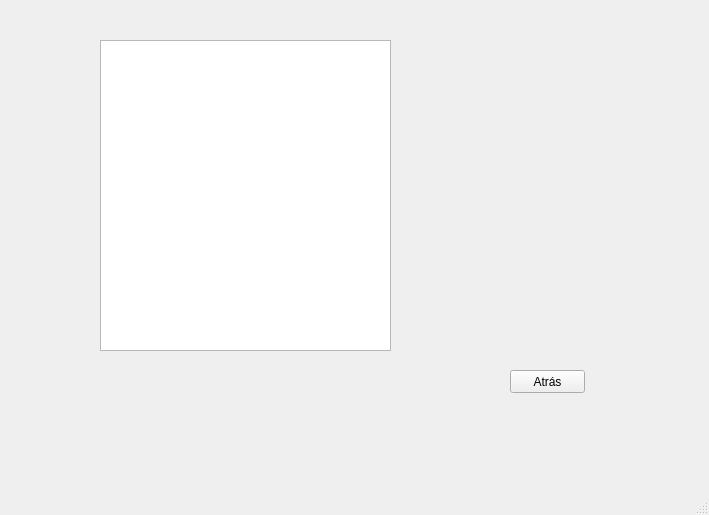
<?xml version="1.0" encoding="UTF-8"?>
<ui version="4.0">
 <class>MainWindow</class>
 <widget class="QMainWindow" name="MainWindow">
  <property name="geometry">
   <rect>
    <x>0</x>
    <y>0</y>
    <width>709</width>
    <height>515</height>
   </rect>
  </property>
  <property name="windowTitle">
   <string>MainWindow</string>
  </property>
  <widget class="QWidget" name="centralwidget">
   <widget class="QTableView" name="tableView">
    <property name="geometry">
     <rect>
      <x>100</x>
      <y>40</y>
      <width>291</width>
      <height>311</height>
     </rect>
    </property>
   </widget>
   <widget class="QPushButton" name="back">
    <property name="geometry">
     <rect>
      <x>510</x>
      <y>370</y>
      <width>75</width>
      <height>23</height>
     </rect>
    </property>
    <property name="text">
     <string>Atrás</string>
    </property>
   </widget>
  </widget>
  <widget class="QMenuBar" name="menubar">
   <property name="geometry">
    <rect>
     <x>0</x>
     <y>0</y>
     <width>709</width>
     <height>21</height>
    </rect>
   </property>
  </widget>
  <widget class="QStatusBar" name="statusbar"/>
 </widget>
 <resources/>
 <connections/>
</ui>
